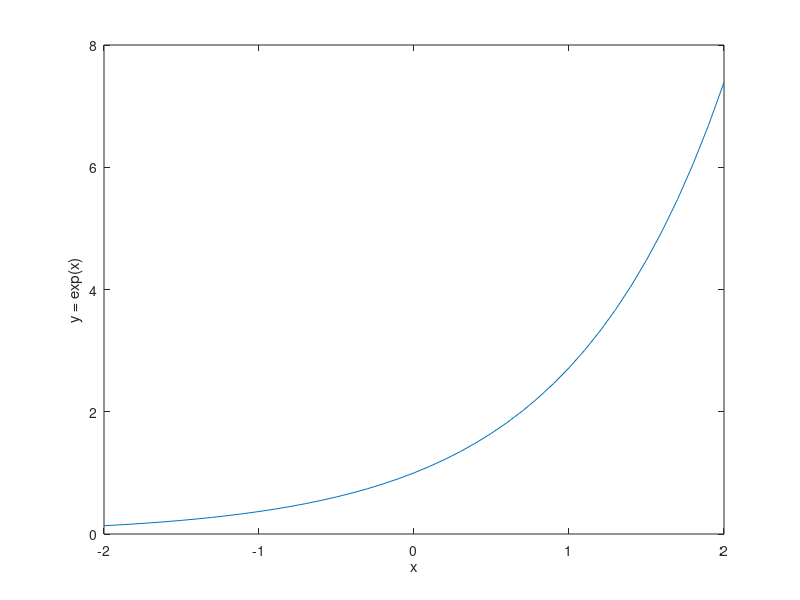

MATLAB code to generate this figure:
%example script

% declaring a variable
a = 2

% end a statement with seimicolon to supress output
b = 2.7;

%basic built-in funtions
%highlight code with mouse and right click for options

c = (a+b)^2

% finding which variables are in the workspace
who

% with more details
whos

%clear a variable
clear b

%now see what variables we have
who

%build a small matrix by hand
M = [1,3;2,4]  %[m11,m12,m21,m22]

%scalar times a matrix
3*M

%make an Identity matrix
I = eye(2)

%multiply matrices
I*M

%add two matrices
N = I + M

%find the first column of N
N(:,1)

%find second row of N
N(2,:)

%what does this do?
N(2,2)

%find the size of a matrix
size(N)

%Make a random matrix
R = rand(5,6)

%Lets make some loops to add up all the numbers in the matrix R
[n,m] = size(R);
s = 0;
%right click on the following block and choose "smart indent"
for i = 1:n
for j = 1:m
s = s + R(i,j);
end
end

%what is our answer?
s

%matlab usually has a better way to do things
sum(R(:))


%let's clear all variables
clear i j m n R s


%plotting
x = -2:0.1:2; % list of numbers from -2 to 2 with spacing 0.1

%what are the first 7 numbers in x
x(1:7)

%put x into a built-in function
y = exp(x);

%plot and label the axes
plot(x,y)
xlabel('x')
ylabel('y = exp(x)')